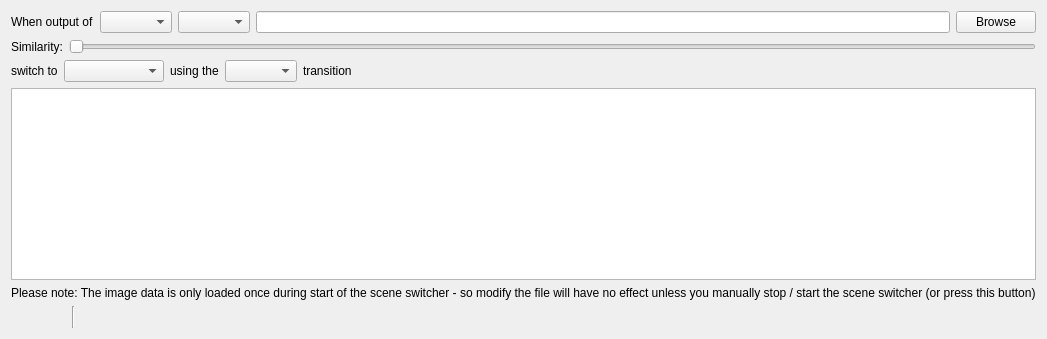
     <widget class="QWidget" name="imgCmpTab">
      <attribute name="title">
       <string>Image</string>
      </attribute>
      <layout class="QVBoxLayout" name="verticalLayout_3">
       <item>
        <layout class="QHBoxLayout" name="horizontalLayout_51">
         <item>
          <widget class="QLabel" name="label_63">
           <property name="text">
            <string>When output of</string>
           </property>
          </widget>
         </item>
         <item>
          <widget class="QComboBox" name="imgCmpSources"/>
         </item>
         <item>
          <widget class="QComboBox" name="imgCmpMatchType"/>
         </item>
         <item>
          <widget class="QLineEdit" name="imgCmpFilePath"/>
         </item>
         <item>
          <widget class="QPushButton" name="imgCmpBrowse">
           <property name="text">
            <string>Browse</string>
           </property>
          </widget>
         </item>
        </layout>
       </item>
       <item>
        <layout class="QHBoxLayout" name="horizontalLayout_50">
         <item>
          <widget class="QLabel" name="label_68">
           <property name="text">
            <string>Similarity:</string>
           </property>
          </widget>
         </item>
         <item>
          <widget class="QSlider" name="imgCmpSimilaritySlider">
           <property name="orientation">
            <enum>Qt::Horizontal</enum>
           </property>
          </widget>
         </item>
        </layout>
       </item>
       <item>
        <layout class="QHBoxLayout" name="horizontalLayout_49">
         <item>
          <widget class="QLabel" name="label_64">
           <property name="text">
            <string>switch to</string>
           </property>
          </widget>
         </item>
         <item>
          <widget class="QComboBox" name="imgCmpScenes">
           <property name="minimumSize">
            <size>
             <width>100</width>
             <height>0</height>
            </size>
           </property>
          </widget>
         </item>
         <item>
          <widget class="QLabel" name="label_65">
           <property name="text">
            <string>using the</string>
           </property>
          </widget>
         </item>
         <item>
          <widget class="QComboBox" name="imgCmpTransitions"/>
         </item>
         <item>
          <widget class="QLabel" name="label_66">
           <property name="text">
            <string>transition</string>
           </property>
          </widget>
         </item>
         <item>
          <spacer name="horizontalSpacer_53">
           <property name="orientation">
            <enum>Qt::Horizontal</enum>
           </property>
           <property name="sizeHint" stdset="0">
            <size>
             <width>40</width>
             <height>20</height>
            </size>
           </property>
          </spacer>
         </item>
        </layout>
       </item>
       <item>
        <widget class="QListWidget" name="imgCmpSwitches">
         <property name="enabled">
          <bool>true</bool>
         </property>
         <property name="sortingEnabled">
          <bool>false</bool>
         </property>
        </widget>
       </item>
       <item>
        <widget class="QLabel" name="label_67">
         <property name="text">
          <string>Please note: The image data is only loaded once during start of the scene switcher - so modify the file will have no effect unless you manually stop / start the scene switcher (or press this button)</string>
         </property>
        </widget>
       </item>
       <item>
        <layout class="QHBoxLayout" name="horizontalLayout_52">
         <item>
          <widget class="QPushButton" name="imgCmpAdd">
           <property name="maximumSize">
            <size>
             <width>22</width>
             <height>22</height>
            </size>
           </property>
           <property name="flat">
            <bool>true</bool>
           </property>
           <property name="themeID" stdset="0">
            <string notr="true">addIconSmall</string>
           </property>
          </widget>
         </item>
         <item>
          <widget class="QPushButton" name="imgCmpRemove">
           <property name="maximumSize">
            <size>
             <width>22</width>
             <height>22</height>
            </size>
           </property>
           <property name="flat">
            <bool>true</bool>
           </property>
           <property name="themeID" stdset="0">
            <string notr="true">removeIconSmall</string>
           </property>
          </widget>
         </item>
         <item>
          <spacer name="horizontalSpacer_111">
           <property name="orientation">
            <enum>Qt::Horizontal</enum>
           </property>
           <property name="sizeType">
            <enum>QSizePolicy::Fixed</enum>
           </property>
           <property name="sizeHint" stdset="0">
            <size>
             <width>5</width>
             <height>20</height>
            </size>
           </property>
          </spacer>
         </item>
         <item>
          <widget class="Line" name="line_36">
           <property name="orientation">
            <enum>Qt::Vertical</enum>
           </property>
          </widget>
         </item>
         <item>
          <spacer name="horizontalSpacer_110">
           <property name="orientation">
            <enum>Qt::Horizontal</enum>
           </property>
           <property name="sizeType">
            <enum>QSizePolicy::Fixed</enum>
           </property>
           <property name="sizeHint" stdset="0">
            <size>
             <width>5</width>
             <height>20</height>
            </size>
           </property>
          </spacer>
         </item>
         <item>
          <widget class="QPushButton" name="imgCmpUp">
           <property name="maximumSize">
            <size>
             <width>22</width>
             <height>22</height>
            </size>
           </property>
           <property name="text">
            <string/>
           </property>
           <property name="icon">
            <iconset>
             <normaloff>../../../forms/images/up.svg</normaloff>../../../forms/images/up.svg</iconset>
           </property>
           <property name="flat">
            <bool>true</bool>
           </property>
           <property name="themeID" stdset="0">
            <string>upArrowIconSmall</string>
           </property>
          </widget>
         </item>
         <item>
          <widget class="QPushButton" name="imgCmpDown">
           <property name="maximumSize">
            <size>
             <width>22</width>
             <height>22</height>
            </size>
           </property>
           <property name="text">
            <string/>
           </property>
           <property name="icon">
            <iconset>
             <normaloff>../../../forms/images/down.svg</normaloff>../../../forms/images/down.svg</iconset>
           </property>
           <property name="flat">
            <bool>true</bool>
           </property>
           <property name="themeID" stdset="0">
            <string>downArrowIconSmall</string>
           </property>
          </widget>
         </item>
         <item>
          <spacer name="horizontalSpacer_52">
           <property name="orientation">
            <enum>Qt::Horizontal</enum>
           </property>
           <property name="sizeHint" stdset="0">
            <size>
             <width>40</width>
             <height>20</height>
            </size>
           </property>
          </spacer>
         </item>
        </layout>
       </item>
      </layout>
     </widget>
